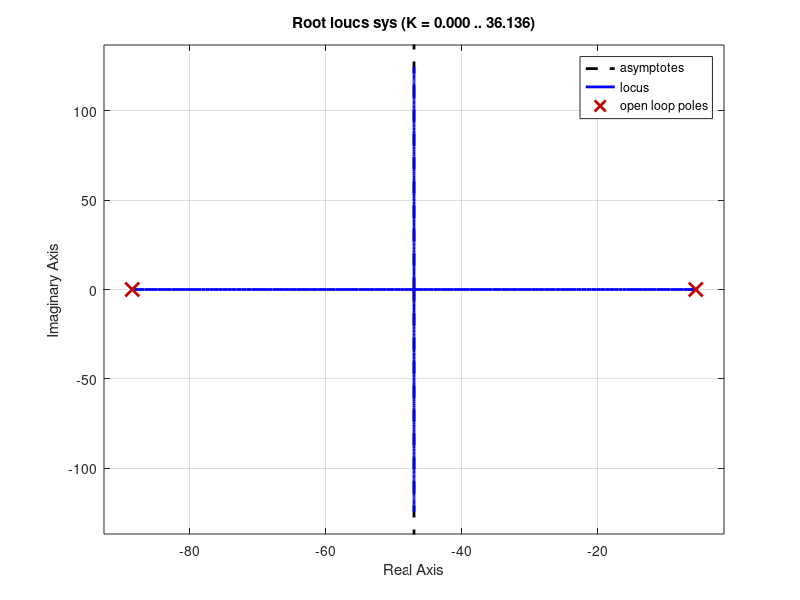
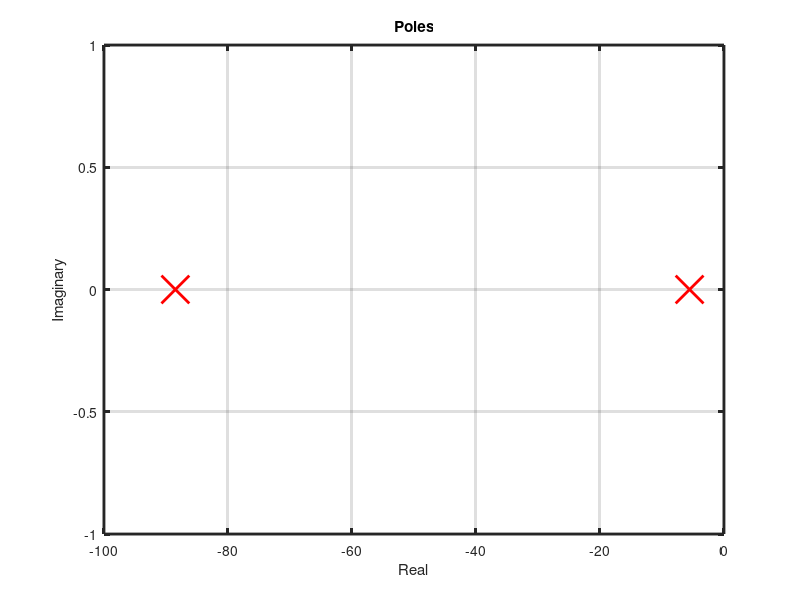
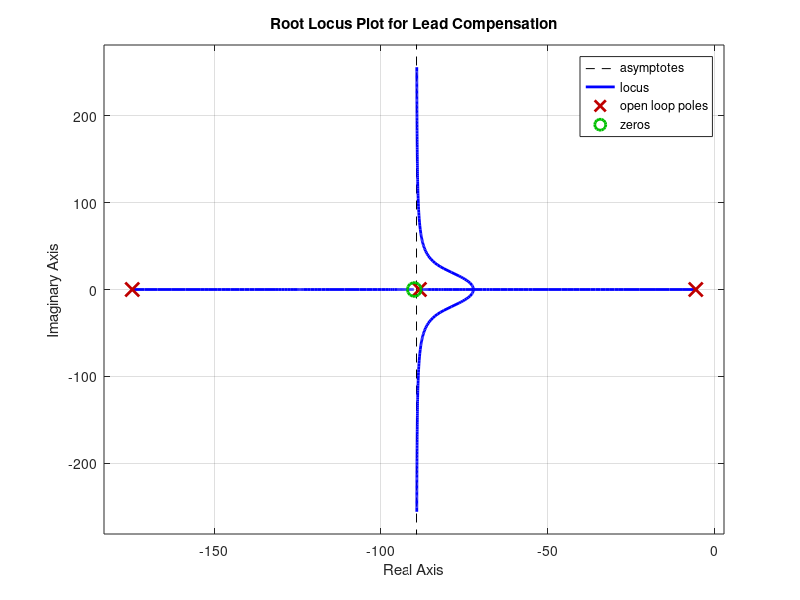
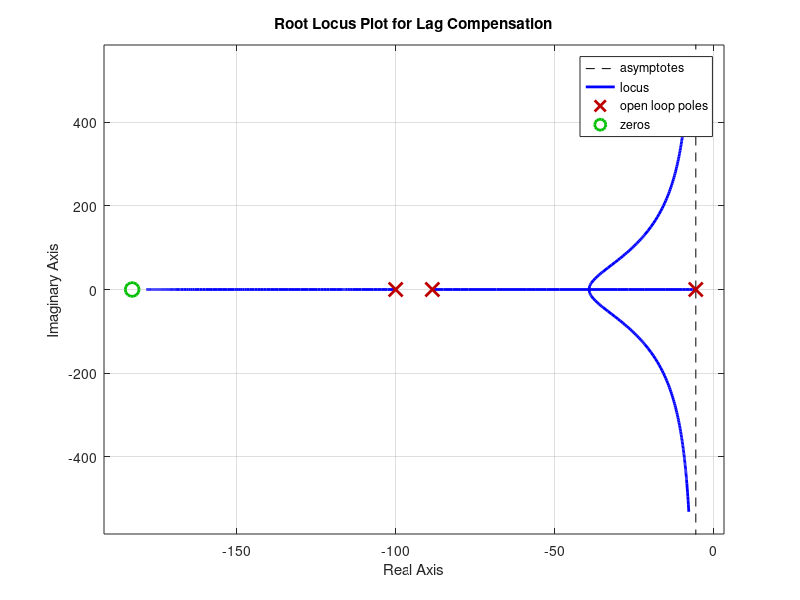

Recreate these plots in MATLAB, in order.
Ra = 11.4;
La = 0.1214;
Jm = 0.02215;
Bm = 0.002953;
Kt = 1.28;
Ke = 0.0045;

% Define the transfer function
sys = tf(Kt / (La * Jm), [1, (Ra * Jm + Bm * La) / (La * Jm), (Kt * Ke + Ra * Bm + Kt) / (La * Jm)]);

% Plot the root locus with increased line width
figure;
rlocus(sys);
h = findall(gca, 'type', 'line');
set(h, 'linewidth', 2);

% Compute and plot the poles
ch_eq_coefs = [1, (Ra * Jm + Bm * La) / (La * Jm), (Kt * Ke + Ra * Bm + Kt) / (La * Jm)];
poles = roots(ch_eq_coefs);
T = 1 / max(abs(poles));
ts_2 = 4 * T;
ts_5 = 3 * T;

figure;
plot(real(poles), imag(poles), 'rx', 'LineWidth', 2, 'MarkerSize', 20);
grid on;
xlabel('Real');
ylabel('Imaginary');
title('Poles');

% Ensure all grid lines and axis lines are of width 2
set(gca, 'LineWidth', 2);
set(findall(gcf, 'Type', 'Line'), 'LineWidth', 2);

% Additional calculations
result1 = (Kt * Ke + Ra * Bm) / Kt;
result2 = Kt / (Kt * (Ke + 1) + Ra * Bm);

% Display results
disp('Results:');
disp(['Result 1: ', num2str(result1)]);
disp(['Result 2: ', num2str(result2)]);

tf_eq_bb = [Kt / (La * Jm)];
ch_eq_coefs2 = [1, (Ra * Jm + Bm * La) / (La * Jm), (Kt * Ke + Ra * Bm) / (La * Jm)];

%% Lead Compensator

close all

wd = 80;
z = -90;
p1 = poles(1);
p2 = poles(2);

p = p1 - (wd/(   tan(   -atan((p2-p1)/wd) + atan(wd/(p1 - z))  )));

zero_tf = tf([1, -z], 1);  % Transfer function for zero: (s - z)
pole_tf = tf(1, [1, -p]);  % Transfer function for pole: 1/(s - p)

% Combine the existing transfer function with the new zero and pole
new_sys = series(sys, zero_tf);
new_sys = series(new_sys, pole_tf);


% Plot the root locus of the new system
figure;
rlocus(new_sys);
title('Root Locus Plot for Lead Compensation');
grid on;
atan((p2-p1)/wd) + atan(wd/(p1 - p)) - atan(wd/(p1 - z))


%% Lag Compensator

close all

p = -100;
z = p1 + p - p2;

zero_tf_lag = tf([1, -z], 1);  % Transfer function for zero: (s - z)
pole_tf_lag = tf(1, [1, -p]);  % Transfer function for pole: 1/(s - p)

% Combine the existing transfer function with the new zero and pole
new_sys_lag = series(sys, zero_tf_lag);
new_sys_lag = series(new_sys_lag, pole_tf_lag);

% Plot the root locus of the new system with lag compensator
figure;
rlocus(new_sys_lag);
title('Root Locus Plot for Lag Compensation');
grid on;

